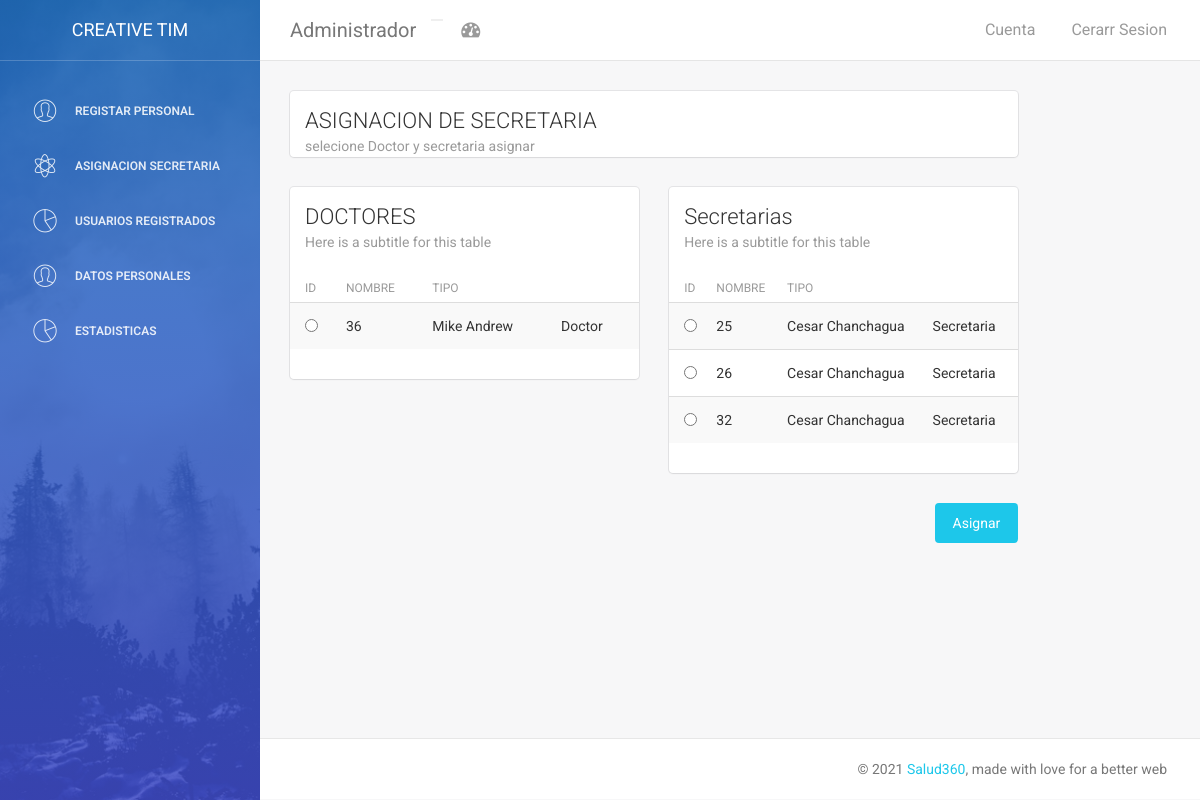
The app's page /PerfilAdmin.php?pagina=admin/asignacionSecretaria.php with its own data.
### tables this page shows
CREATE TABLE `usuarios` (
  `id_usuario` int(11) NOT NULL AUTO_INCREMENT,
  `usuario` varchar(50) NOT NULL,
  `nombreCompleto` varchar(100) NOT NULL,
  `correo` varchar(60) NOT NULL,
  `passw` varchar(30) NOT NULL,
  `tipo` varchar(25) NOT NULL,
  `foto` varchar(100) DEFAULT NULL,
  PRIMARY KEY (`id_usuario`)
);

### procesoPHP/conexion.php (called while the page is built, shortened)
<?php
 class clsConexion{
    private $com;
    public function __construct()
    {
        try{
            $this->com=new mysqli(SERVIDOR,USUARIO,CLAVE,BASEDATOS);
        }catch(Exception $e){
            echo $e->errorMessage();
        }
    }
    function consultaPersonal($tipo)
{
  $sql="SELECT *FROM usuarios WHERE tipo='$tipo'";
  $res=$this->com->query($sql);
        return $res;
}
}
?>

### admin/asignacionSecretaria.php (the view, shortened to what this page needs)
<div class="row">
    <div class="col-md-10">
        <div class="card">
            <div class="header">
                <h4 class="title">ASIGNACION DE SECRETARIA</h4>
                <p class="category">selecione Doctor y secretaria asignar</p>
            </div>
        </div>
    </div>
    <div class="col-md-5">
        <div class="card">
            <div class="header">
                <h4 class="title">DOCTORES</h4>
                <p class="category">Here is a subtitle for this table</p>
            </div>
            <div class="content table-responsive table-full-width">
                <form action="" method="POST">
                <table class="table table-hover table-striped">
                    <thead>
                        <th>ID</th>
                        <th>Nombre</th>
                        <th>tipo</th>
                    </thead>
                    <tbody>
                        <?php
                        $resultL=$obj->consultaPersonal("Doctor");
                        while ($col = $resultL->fetch_assoc()){
                        echo"<tr>
                            <td><input type='radio' value='".$col["id_usuario"]."' name='selectDoct' id='' required></td>
                            <td>".$col["id_usuario"]."</td>
                            <td>".$col["nombreCompleto"]."</td>
                            <td>".$col["tipo"]."</td>
                        </tr>";
                        }
                        ?>
                    </tbody>
                </table>
            </div>
        </div>
    </div>
    <div class="col-md-5">
        <div class="card">
            <div class="header">
                <h4 class="title">Secretarias</h4>
                <p class="category">Here is a subtitle for this table</p>
            </div>
        <div class="content table-responsive table-full-width">
            <table class="table table-hover table-striped">
                <thead>
                        <th>ID</th>
                        <th>Nombre</th>
                        <th>tipo</th>
                </thead>
                <tbody>
                <?php
                        $result=$obj->consultaPersonal("Secretaria");
                        while ($cols = $result->fetch_assoc()){
                        echo"<tr>
                            <td><input type='radio' value='".$cols["id_usuario"]."' name='selecSecre' id=''requiered></td>
                            <td>".$cols["id_usuario"]."</td>
                            <td>".$cols["nombreCompleto"]."</td>
                            <td>".$cols["tipo"]."</td>
                        </tr>";
                        }
                        ?>
                </tbody>
            </table>
        </div>
    </div>
    <button type="submit"name='asigSecre' class="btn btn-info btn-fill pull-right">Asignar</button>
    </div>
</div>

### PerfilAdmin.php (shortened to what this page needs)
<?php
require_once('procesoPHP/conexion.php');
$obj=new clsConexion();
?>
<!doctype html>
<html lang="es">
<head>
    <link href="assets/css/bootstrap.min.css" rel="stylesheet" />
    <link href="assets/css/animate.min.css" rel="stylesheet"/>
    <link href="assets/css/light-bootstrap-dashboard.css?v=1.4.0" rel="stylesheet"/>
    <link href="assets/css/demo.css" rel="stylesheet" />
    <link href="http://maxcdn.bootstrapcdn.com/font-awesome/4.2.0/css/font-awesome.min.css" rel="stylesheet">
    <link href="assets/css/pe-icon-7-stroke.css" rel="stylesheet" />
</head>
<body>
<div class="wrapper">
    <div class="sidebar" data-color="blue" data-image="assets/img/sidebar-5.jpg">
    	<div class="sidebar-wrapper">
            <div class="logo">
                <a href="http://www.creative-tim.com" class="simple-text">
                    Creative Tim
                </a>
            </div>
            <ul class="nav">
                <li>
                    <a href="PerfilAdmin.php?pagina=admin/RegistarPersonal.php">
                        <i class="pe-7s-user"></i>
                        <p>Registar Personal</p>
                    </a>
                </li>
                <li>
                    <a href="PerfilAdmin.php?pagina=admin/asignacionSecretaria.php">
                        <i class="pe-7s-science"></i>
                        <p>Asignacion Secretaria</p>
                    </a>
                </li>
                <li >
                    <a href="PerfilAdmin.php?pagina=admin/UsuariosRegistrados.php">
                        <i class="pe-7s-graph"></i>
                        <p>Usuarios Registrados</p>
                    </a>
                </li>
                <li>
                    <a href="PerfilAdmin.php?pagina=admin/perfil.php">
                        <i class="pe-7s-user"></i>
                        <p>Datos Personales</p>
                    </a>
                </li>
                <li>
                    <a href="PerfilAdmin.php?pagina=admin/Estadisticas.php">
                        <i class="pe-7s-graph"></i>
                        <p>Estadisticas</p>
                    </a>
                </li>
            </ul>
    	</div>
    </div>
    <div class="main-panel">
        <nav class="navbar navbar-default navbar-fixed">
            <div class="container-fluid">
                <div class="navbar-header">
                    <button type="button" class="navbar-toggle" data-toggle="collapse" data-target="#navigation-example-2">
                    </button>
                    <a class="navbar-brand" href="#">Administrador</a>
                </div>
                <div class="collapse navbar-collapse">
                    <ul class="nav navbar-nav navbar-left">
                        <li>
                            <a href="#" class="dropdown-toggle" data-toggle="dropdown">
                                <i class="fa fa-dashboard"></i>
                            </a>
                        </li>
                    </ul>
                    <ul class="nav navbar-nav navbar-right">
                        <li>
                           <a href="PerfilAdmin.php?pagina=admin/perfil.php">
                               <p>Cuenta</p>
                            </a>
                        </li>
                        <li>
                            <a href="cerrarSession.php">
                                <p>Cerarr Sesion</p>
                            </a>
                        </li>
                    </ul>
                </div>
            </div>
        </nav>
        <div class="content">
            <div class="container-fluid">
            <?php
     if(isset($_GET["pagina"]))
     {
		 include($_GET["pagina"]);
      }
	  else{
     echo" <h1>Bienvenido </h1>
    <p class='lead'>¡En Hora Buena! has entrado a tu perfil de administrador</p>
    <p class='lead'>
      <a href='index.php?pagina=listaEquipo.php' class='btn btn-lg btn-secondary fw-bold border-white bg-white' > <font style='color:black;'>COMENZAR</font> </a>
    </p>";
	  }
   ?>
            </div>
        </div>
        <footer class="footer">
            <div class="container-fluid">
                <p class="copyright pull-right">
                    &copy; <script>document.write(new Date().getFullYear())</script> <a href="#">Salud360</a>, made with love for a better web
                </p>
            </div>
        </footer>
    </div>
</div>
</body>
</html>

### records on screen
usuarios: id_usuario "36", nombreCompleto "Mike Andrew", tipo "Doctor"
usuarios: id_usuario "25", nombreCompleto "Cesar Chanchagua", tipo "Secretaria"
usuarios: id_usuario "26", nombreCompleto "Cesar Chanchagua", tipo "Secretaria"
usuarios: id_usuario "32", nombreCompleto "Cesar Chanchagua", tipo "Secretaria"
